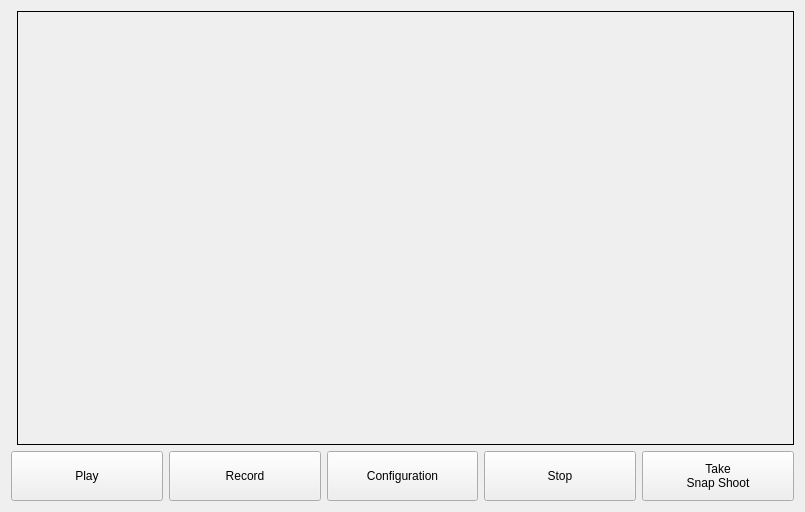
<?xml version="1.0" encoding="UTF-8"?>
<ui version="4.0">
 <class>VideoForm</class>
 <widget class="QWidget" name="VideoForm">
  <property name="geometry">
   <rect>
    <x>0</x>
    <y>0</y>
    <width>805</width>
    <height>512</height>
   </rect>
  </property>
  <property name="windowTitle">
   <string>Form</string>
  </property>
  <layout class="QGridLayout" name="gridLayout_2" rowstretch="0,0" columnstretch="0,1">
   <item row="0" column="1">
    <widget class="QLabel" name="labelVideo">
     <property name="sizePolicy">
      <sizepolicy hsizetype="Preferred" vsizetype="Expanding">
       <horstretch>0</horstretch>
       <verstretch>0</verstretch>
      </sizepolicy>
     </property>
     <property name="frameShape">
      <enum>QFrame::Panel</enum>
     </property>
     <property name="text">
      <string/>
     </property>
     <property name="alignment">
      <set>Qt::AlignCenter</set>
     </property>
    </widget>
   </item>
   <item row="1" column="0" colspan="2">
    <layout class="QHBoxLayout" name="horizontalLayout">
     <item>
      <widget class="QPushButton" name="pushButtonPlay">
       <property name="sizePolicy">
        <sizepolicy hsizetype="Minimum" vsizetype="Preferred">
         <horstretch>0</horstretch>
         <verstretch>0</verstretch>
        </sizepolicy>
       </property>
       <property name="minimumSize">
        <size>
         <width>0</width>
         <height>50</height>
        </size>
       </property>
       <property name="text">
        <string>Play</string>
       </property>
      </widget>
     </item>
     <item>
      <widget class="QPushButton" name="pushButtonRecord">
       <property name="sizePolicy">
        <sizepolicy hsizetype="Minimum" vsizetype="Preferred">
         <horstretch>0</horstretch>
         <verstretch>0</verstretch>
        </sizepolicy>
       </property>
       <property name="minimumSize">
        <size>
         <width>0</width>
         <height>50</height>
        </size>
       </property>
       <property name="text">
        <string>Record</string>
       </property>
      </widget>
     </item>
     <item>
      <widget class="QPushButton" name="pushButtonConfiguration">
       <property name="sizePolicy">
        <sizepolicy hsizetype="Minimum" vsizetype="Preferred">
         <horstretch>0</horstretch>
         <verstretch>0</verstretch>
        </sizepolicy>
       </property>
       <property name="minimumSize">
        <size>
         <width>0</width>
         <height>50</height>
        </size>
       </property>
       <property name="text">
        <string>Configuration</string>
       </property>
      </widget>
     </item>
     <item>
      <widget class="QPushButton" name="pushButtonStop">
       <property name="sizePolicy">
        <sizepolicy hsizetype="Minimum" vsizetype="Preferred">
         <horstretch>0</horstretch>
         <verstretch>0</verstretch>
        </sizepolicy>
       </property>
       <property name="minimumSize">
        <size>
         <width>0</width>
         <height>50</height>
        </size>
       </property>
       <property name="text">
        <string>Stop</string>
       </property>
      </widget>
     </item>
     <item>
      <widget class="QPushButton" name="pushButtonTakePicture">
       <property name="sizePolicy">
        <sizepolicy hsizetype="Preferred" vsizetype="Preferred">
         <horstretch>0</horstretch>
         <verstretch>0</verstretch>
        </sizepolicy>
       </property>
       <property name="text">
        <string>Take
Snap Shoot</string>
       </property>
      </widget>
     </item>
    </layout>
   </item>
  </layout>
 </widget>
 <resources/>
 <connections/>
</ui>
